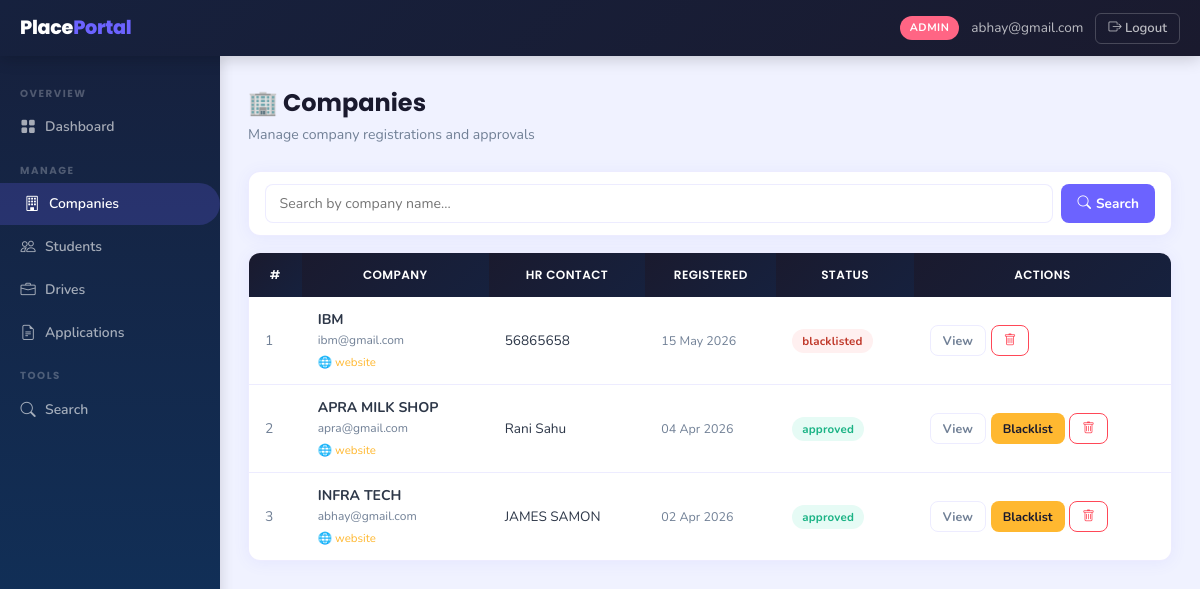
Page /admin/companies (signed in) on the committed database.
### backend/models.py (models this page shows)
class Company(db.Model):
    __tablename__ = 'companies'
    id              = db.Column(db.Integer, primary_key=True)
    company_name    = db.Column(db.String(150), nullable=False)
    email           = db.Column(db.String(120), unique=True, nullable=False)
    password_hash   = db.Column(db.String(256), nullable=False)
    hr_contact      = db.Column(db.String(120))
    phone           = db.Column(db.String(20))
    website         = db.Column(db.String(200))
    description     = db.Column(db.Text)
    approval_status = db.Column(db.String(20), default='pending')
    registered_at   = db.Column(db.DateTime, default=datetime.utcnow)
    drives = db.relationship('PlacementDrive', backref='company',
                             lazy=True, cascade='all, delete-orphan')

### backend/routes.py (the view)
    @app.route('/admin/companies')
    @login_required('admin')
    def admin_companies():
        search = request.args.get('search', '').strip()
        query  = Company.query
        if search:
            query = query.filter(Company.company_name.ilike(f'%{search}%'))
        companies = query.order_by(Company.registered_at.desc()).all()
        return render_template('admin/companies.html', companies=companies, search=search)

### backend/routes.py (called while the page is built)
def login_required(role):
    def decorator(f):
        @wraps(f)
        def decorated_function(*args, **kwargs):
            if 'user_id' not in session:
                flash('Please log in to continue.', 'warning')
                return redirect(url_for('auth_login', role=role))
            if session.get('role') != role:
                flash('You do not have permission to view that page.', 'danger')
                return redirect(url_for('home'))
            return f(*args, **kwargs)
        return decorated_function
    return decorator

### templates/admin/companies.html (shortened to what this page needs)
{% extends 'layout_dashboard.html' %}
{% block sidebar %}
  <div class="sidebar-section">Overview</div>
  <a href="{{ url_for('admin_dashboard') }}" class="sidebar-link"><i class="bi bi-grid-fill"></i> Dashboard</a>
  <div class="sidebar-section">Manage</div>
  <a href="{{ url_for('admin_companies') }}" class="sidebar-link active"><i class="bi bi-building"></i> Companies</a>
  <a href="{{ url_for('admin_students') }}" class="sidebar-link"><i class="bi bi-people"></i> Students</a>
  <a href="{{ url_for('admin_drives') }}" class="sidebar-link"><i class="bi bi-briefcase"></i> Drives</a>
  <a href="{{ url_for('admin_applications') }}" class="sidebar-link"><i class="bi bi-file-earmark-text"></i> Applications</a>
  <div class="sidebar-section">Tools</div>
  <a href="{{ url_for('admin_search') }}" class="sidebar-link"><i class="bi bi-search"></i> Search</a>
{% endblock %}
{% block content %}
<div class="page-header d-flex align-items-center justify-content-between">
  <div><h1>🏢 Companies</h1><p>Manage company registrations and approvals</p></div>
</div>
<div class="card" style="margin-bottom:1rem;">
  <div class="card-body" style="padding:.75rem 1rem;">
    <form method="GET" style="display:flex;gap:.5rem;">
      <input type="text" name="search" value="{{ search }}" class="form-control" placeholder="Search by company name...">
      <button class="btn btn-primary" style="white-space:nowrap;"><i class="bi bi-search me-1"></i>Search</button>
    </form>
  </div>
</div>
{% if companies %}
<div class="card">
  <table class="table">
    <thead><tr><th>#</th><th>Company</th><th>HR Contact</th><th>Registered</th><th>Status</th><th>Actions</th></tr></thead>
    <tbody>
      {% for c in companies %}
      <tr>
        <td style="color:var(--muted);">{{ loop.index }}</td>
        <td>
          <div class="fw-700" style="font-size:.88rem;">{{ c.company_name }}</div>
          <div style="font-size:.75rem;color:var(--muted);">{{ c.email }}</div>
          {% if c.website %}<a href="{{ c.website }}" target="_blank" style="font-size:.72rem;">🌐 website</a>{% endif %}
        </td>
        <td style="font-size:.85rem;">{{ c.hr_contact or '—' }}</td>
        <td style="font-size:.78rem;color:var(--muted);">{{ c.registered_at.strftime('%d %b %Y') }}</td>
        <td><span class="badge badge-{{ c.approval_status }}">{{ c.approval_status }}</span></td>
        <td>
          <div style="display:flex;gap:.3rem;flex-wrap:wrap;">
            <a href="{{ url_for('admin_company_detail', company_id=c.id) }}" class="btn btn-outline-secondary btn-sm">View</a>
            {% if c.approval_status == 'pending' %}
            <a href="{{ url_for('admin_approve_company', company_id=c.id) }}" class="btn btn-success btn-sm">Approve</a>
            <a href="{{ url_for('admin_reject_company', company_id=c.id) }}" class="btn btn-danger btn-sm">Reject</a>
            {% elif c.approval_status == 'approved' %}
            <a href="{{ url_for('admin_blacklist_company', company_id=c.id) }}" class="btn btn-warning btn-sm" onclick="return confirm('Blacklist this company?')">Blacklist</a>
            {% endif %}
            <a href="{{ url_for('admin_delete_company', company_id=c.id) }}" class="btn btn-outline-danger btn-sm" onclick="return confirm('Delete permanently?')"><i class="bi bi-trash"></i></a>
          </div>
        </td>
      </tr>
      {% endfor %}
    </tbody>
  </table>
</div>
{% else %}
<div class="card"><div class="empty-state p-4"><i class="bi bi-building"></i><p>No companies found{% if search %} for "{{ search }}"{% endif %}</p></div></div>
{% endif %}
{% endblock %}

### templates/layout_dashboard.html (shortened to what this page needs)
<!DOCTYPE html>
<html lang="en">
<head>
  <link href="https://cdn.jsdelivr.net/npm/bootstrap-icons@1.11.0/font/bootstrap-icons.css" rel="stylesheet">
  <link href="{{ url_for('static', filename='css/styles.css') }}" rel="stylesheet">
</head>
<body>
<header class="topbar">
  <div class="topbar-brand">Place<span>Portal</span></div>
  <div class="topbar-right">
    {% if session.get('role') %}
    <span class="topbar-role {{ session.get('role') }}">{{ session.get('role') }}</span>
    <span class="topbar-name d-none d-md-inline">{{ session.get('name', '') }}</span>
    {% endif %}
    <a href="{{ url_for('logout') }}" class="topbar-logout">
      <i class="bi bi-box-arrow-right"></i> Logout
    </a>
  </div>
</header>
<aside class="sidebar">
  {% block sidebar %}{% endblock %}
</aside>
<main class="main-content">
  <div class="content-inner">
    {% block content %}{% endblock %}
  </div>
</main>
</body>
</html>

### rows in the picture
Company: get "abhay@gmail.com", company_name "INFRA TECH", email "abhay@gmail.com", hr_contact "JAMES SAMON", registered_at "02 Apr 2026", approval_status "approved"
Company: company_name "IBM", email "ibm@gmail.com", hr_contact "56865658", registered_at "15 May 2026", approval_status "blacklisted"
Company: company_name "APRA MILK SHOP", email "apra@gmail.com", hr_contact "Rani Sahu", registered_at "04 Apr 2026", approval_status "approved"

### other values in the picture
{{ session.get('role') }} "ADMIN"
